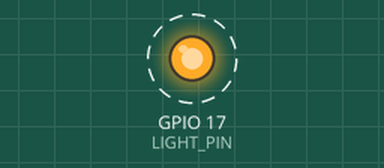
Bench run of a program on a simulated Raspberry Pi (BCM pin numbers). Shown: output pins drawn as LEDs (lit = HIGH). Dashed ring = blinking.

Above: at 0.5 s.
Timing chart, 0 to 4.6 s (numbered marks = the images above):
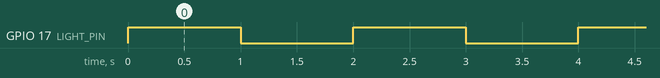

Measured:
- by itself, GPIO 17 (LIGHT_PIN): alternates HIGH for 1.0 s and LOW for 1.0 s

The program:

toggle_light.py
```python
import RPi.GPIO as GPIO
import time

# Set up the GPIO mode to BCM
GPIO.setmode(GPIO.BCM)

# Set the GPIO pin number for the light (GPIO17 in this example)
LIGHT_PIN = 17
GPIO.setup(LIGHT_PIN, GPIO.OUT)

# Toggle the light on and off every second
try:
    while True:
        GPIO.output(LIGHT_PIN, GPIO.HIGH)  # Turn the light on
        time.sleep(1)                      # Wait for 1 second
        GPIO.output(LIGHT_PIN, GPIO.LOW)   # Turn the light off
        time.sleep(1)                      # Wait for 1 second
except KeyboardInterrupt:
    print("\nExiting program.")
finally:
    GPIO.cleanup()  # Clean up GPIO settings before exit
```
